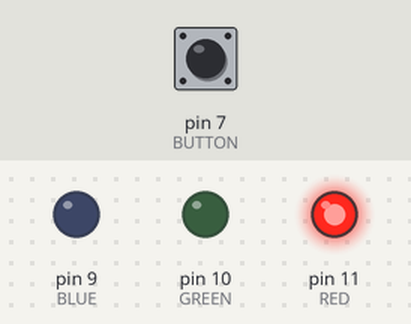
Recording of a sketch running on a simulated Arduino Uno, built with avr-gcc and run on an emulated ATmega328P. On the bench: output pins drawn as LEDs (lit = HIGH). Inputs (shaded band) come from the test bench; at power-on: pin 7 (BUTTON) HIGH.

Above: at 1.2 s.
1.3 s: pin 7 (BUTTON) pulled LOW for 0.15 s
At 2.6 s:
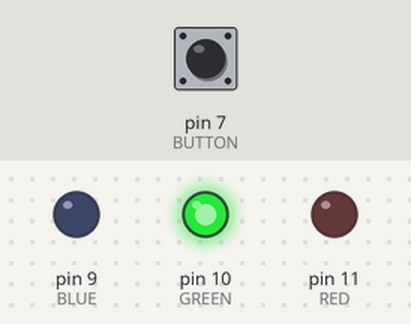
2.9 s: pin 7 (BUTTON) pulled LOW for 1 s
At 5.1 s:
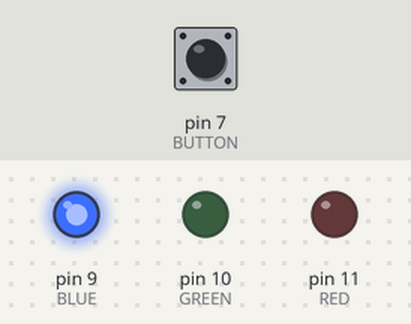
5.4 s: pin 7 (BUTTON) pulled LOW for 3.2 s
At 8.9 s:
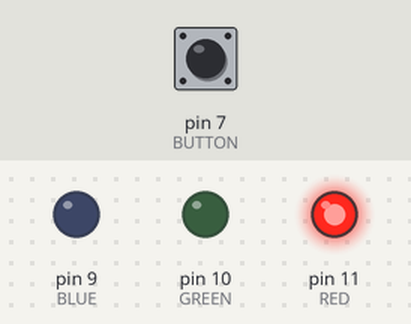
Timing chart, 0 to 10.4 s (numbered marks = the images above; inputs shaded):
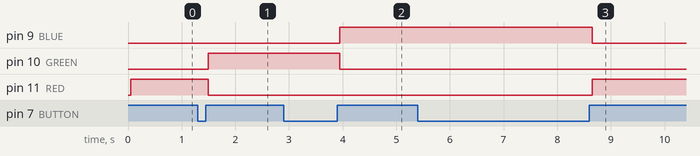

The sketch:

exercise6.ino
```cpp
#define BUTTON 7
#define RED 11
#define GREEN 10
#define BLUE 9

int buttonState = 0;
int lastButtonState = LOW;
int colorIndex = 0;

unsigned long lastDebounceTime = 0;
unsigned long debounceDelay = 50;

void setup() {
  pinMode(RED, OUTPUT);
  pinMode(GREEN, OUTPUT);
  pinMode(BLUE, OUTPUT);
  pinMode(BUTTON, INPUT_PULLUP);
}

void loop() {
  int reading = digitalRead(BUTTON);

  if (reading != lastButtonState) {
    lastDebounceTime = millis();
  }

  if ((millis() - lastDebounceTime) > debounceDelay) {
    if (reading != buttonState) {
      buttonState = reading;

      if (buttonState == HIGH) {

        digitalWrite(RED, LOW);
        digitalWrite(GREEN, LOW);
        digitalWrite(BLUE, LOW);

        if (colorIndex == 0) {
          digitalWrite(RED, HIGH);
        } else if (colorIndex == 1) {
          digitalWrite(GREEN, HIGH);
        } else if (colorIndex == 2) {
          digitalWrite(BLUE, HIGH);
        }

        colorIndex = (colorIndex + 1) % 3;
      }
    }
  }

  lastButtonState = reading;
}
```

Measured:
- after the input at 1.3 s, pin 10 (GREEN): LOW → HIGH after 0.20 s; pin 11 (RED): HIGH → LOW after 0.20 s
- after the input at 2.9 s, pin 9 (BLUE): LOW → HIGH after 1.1 s; pin 10 (GREEN): HIGH → LOW after 1.1 s
- after the input at 5.4 s, pin 9 (BLUE): HIGH → LOW after 3.3 s; pin 11 (RED): LOW → HIGH after 3.3 s
